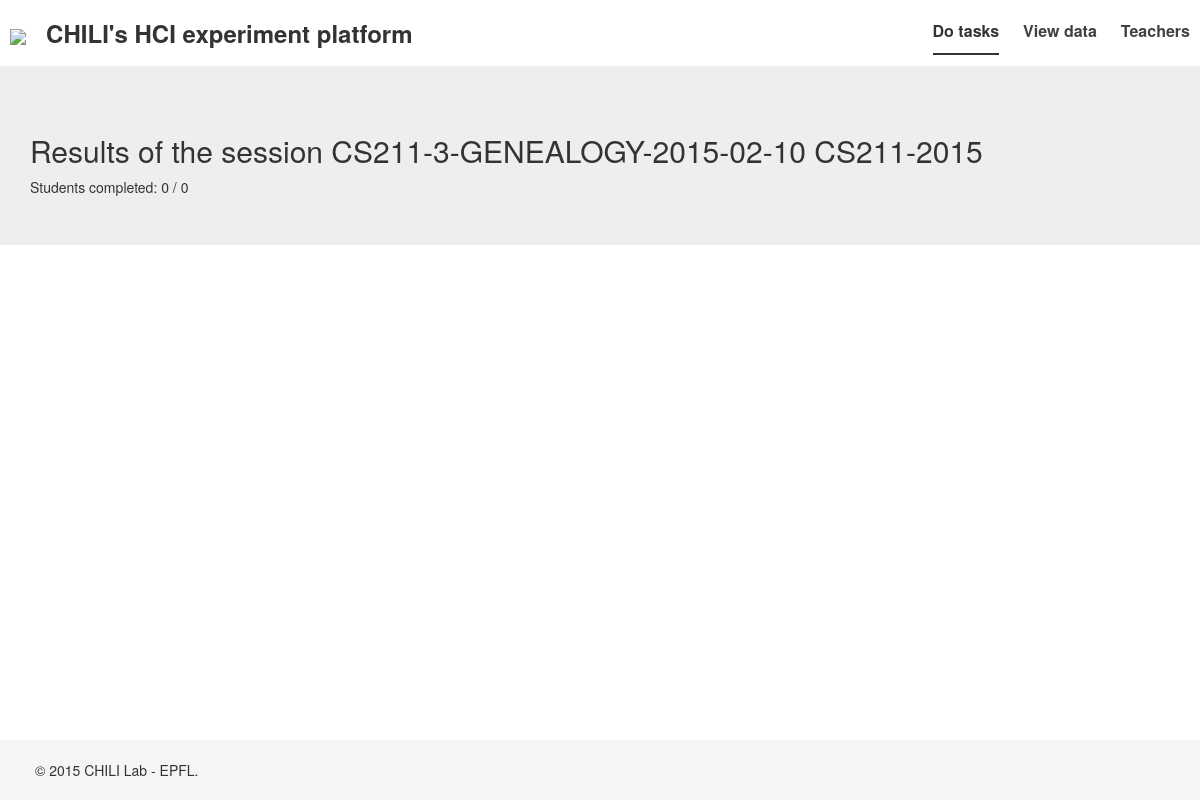
The page /results/3/ (signed in) on the database its author committed.
### experiment/models.py (models this page shows, shortened)
class Session(models.Model):
    experiment = models.ForeignKey(Experiment)
    course = models.ForeignKey(Course)
    time = models.DateTimeField(auto_now_add=True)
    closed = models.BooleanField()
    def __str__(self):
        return self.experiment.slug.__str__() + "-" + self.course.__str__()
    def num_students(self):
        return self.user_set.all().count()
    def num_students_completed(self):
        return self.user_set.filter(completed=1).count()

class Experiment(models.Model):
    slug = models.CharField(max_length=50)
    name = models.CharField(max_length=50)

class Course(models.Model):
    slug = models.CharField(max_length=50)
    name = models.CharField(max_length=50)
    def __str__(self):
        return self.name.__str__()

### analytics/views.py (the view)
# urls.py: url(r'^results/(?P<id>\d+)/$', login_required(ResultsView.as_view()), name='results'),
class ResultsView(TemplateView):
    def get(self, request, *args, **kwargs):
        session = Session.objects.get(id = kwargs['id'])
        results = Result.objects.filter(user__in = session.user_set.all())
        ep = EXPERIMENT_CLASSES[session.experiment.slug]()
        processed_results = ep.process_results(results)
        context = {"results": processed_results, "session": session}
        return render(request, "analytics/generic.html", context)

### templates/analytics/generic.html (shortened to what this page needs)
{% extends "base.html" %}
{% load staticfiles %}
{% block content %}
    <div class="jumbotron">
      <div class="container">
	<h2>Results of the session {{ session }}</h2>
	Students completed: {{ session.num_students_completed }} / {{ session.num_students }}
      </div>
    </div>
{% endblock %}

### cs211labs/static/css/custom.css (style rules this page uses)
body { padding-top: 0px; }
html { position: relative; min-height: 100%; }
body { margin-bottom: 60px; }

### rows shown on the page
Session: experiment+course "CS211-3-GENEALOGY-2015-02-10 CS211-2015", num_students_completed "0", num_students "0"
